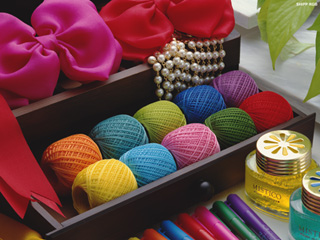
#> input picture 實作小品/opencv-view/data/s.jpg, 320 x 240 px
$ python '位元邏輯值影像處理.py'
#> lines starting #> are read from the running program, lines starting #| are printed output that depends on the picture
import numpy as np
import cv2
import matplotlib.pyplot as plt

img1 = cv2.imread('data/s.jpg', 0)
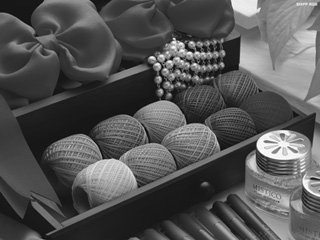
#> img1: shape (240, 320); min 0, max 255, mean 83.7
height, width = img1.shape
#> height = 240; width = 320

# 建立與img1大小相同的黑白二值遮罩
img2 = np.zeros((height, width), np.uint8)
img2[100:200, 100:300] =255 # 局部填入白色
img3 = np.hstack((img1, img2)) # 兩圖並排
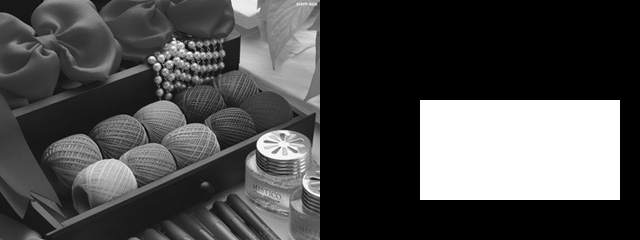
#> img3: shape (240, 640); min 0, max 255, mean 75.1
plt.imshow(img3, cmap = 'gray'), plt.title('img1/img2')
plt.xticks([]), plt.yticks([])
plt.show()

# 邏輯運算
img4 = cv2.bitwise_and(img1, img2) # AND
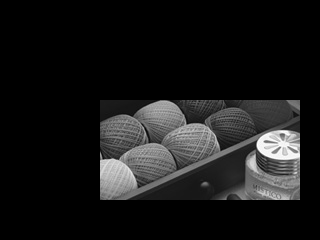
#> img4: shape (240, 320); min 0, max 255, mean 24.5
img5 = cv2.bitwise_or(img1, img2) # OR
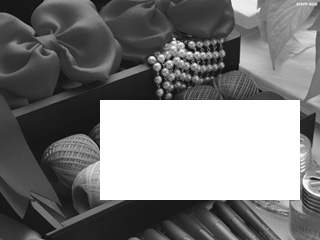
#> img5: shape (240, 320); min 0, max 255, mean 125.6
img6 = cv2.bitwise_not(img1) # NOT
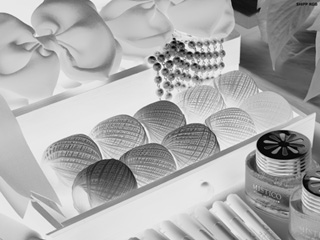
#> img6: shape (240, 320); min 0, max 255, mean 171.3
img7 = np.hstack((img4, img5, img6)) # 三圖並排
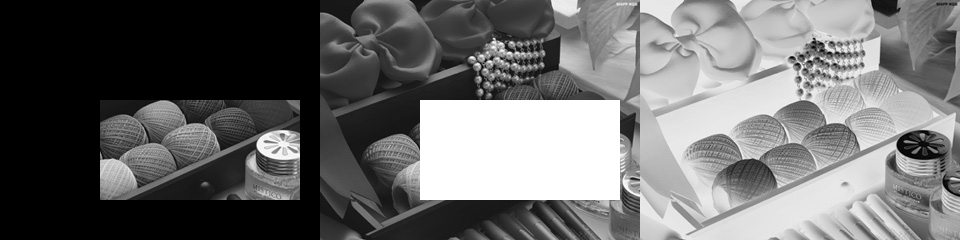
#> img7: shape (240, 960); min 0, max 255, mean 107.1
plt.imshow(img7, cmap = 'gray'), plt.title('AND/OR/NOT (gray)')
plt.xticks([]), plt.yticks([])
plt.show()

$ run again, with 實作小品/opencv-view/data/1.jpg copied over 實作小品/opencv-view/data/s.jpg
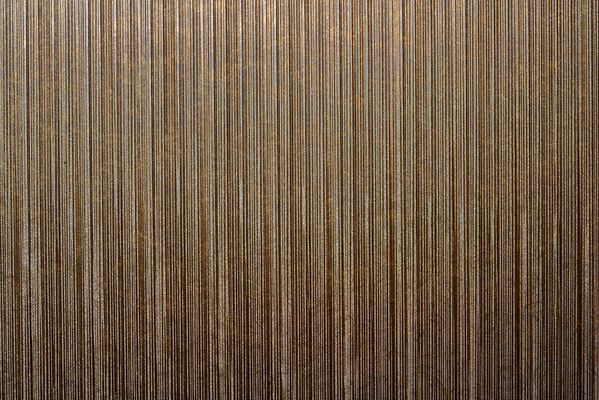
#> input picture 實作小品/opencv-view/data/1.jpg, 599 x 400 px
#> `img6 = cv2.bitwise_not(img1)`:
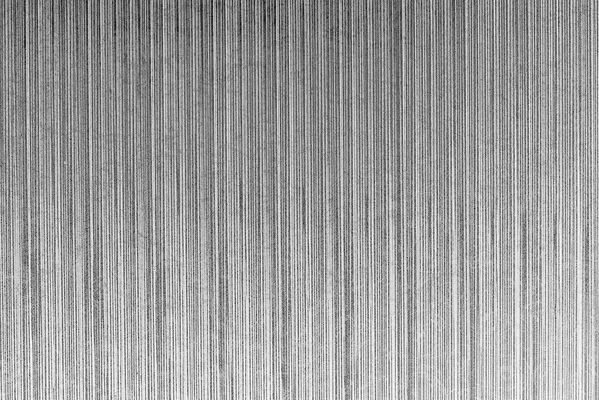
#> img6: shape (400, 599); min 8, max 255, mean 157.2
#> `img7 = np.hstack((img4, img5, img6))`:
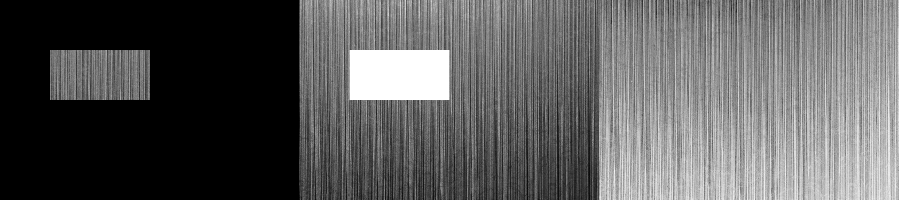
#> img7: shape (400, 1797) (shown at 1/2 size); min 0, max 255, mean 92.1

$ run again, with 實作小品/opencv-view/data/2.jpg copied over 實作小品/opencv-view/data/s.jpg
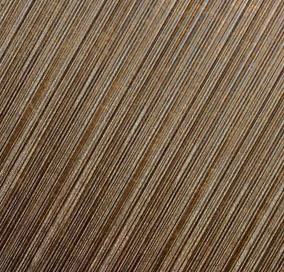
#> input picture 實作小品/opencv-view/data/2.jpg, 284 x 272 px
#> `img6 = cv2.bitwise_not(img1)`:
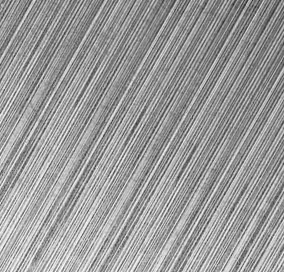
#> img6: shape (272, 284); min 40, max 255, mean 153.8
#> `img7 = np.hstack((img4, img5, img6))`:
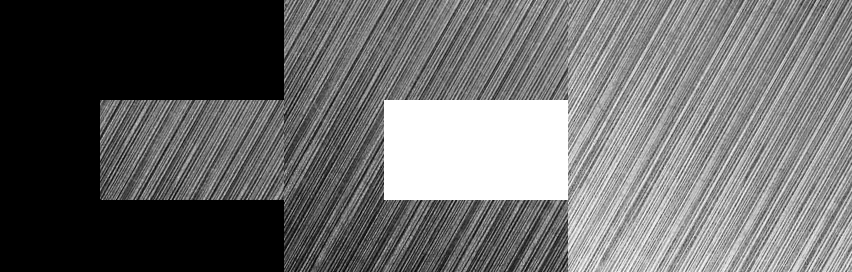
#> img7: shape (272, 852); min 0, max 255, mean 105.2

$ run again, with 實作小品/opencv-view/data/3.jpg copied over 實作小品/opencv-view/data/s.jpg
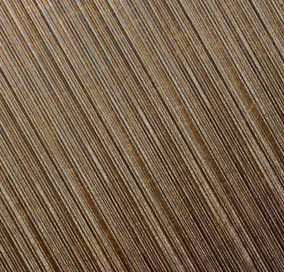
#> input picture 實作小品/opencv-view/data/3.jpg, 284 x 272 px
#> `img6 = cv2.bitwise_not(img1)`:
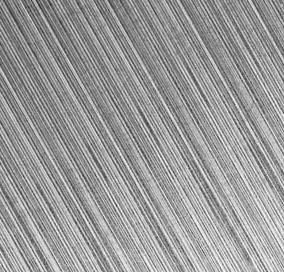
#> img6: shape (272, 284); min 39, max 251, mean 153.8
#> `img7 = np.hstack((img4, img5, img6))`:
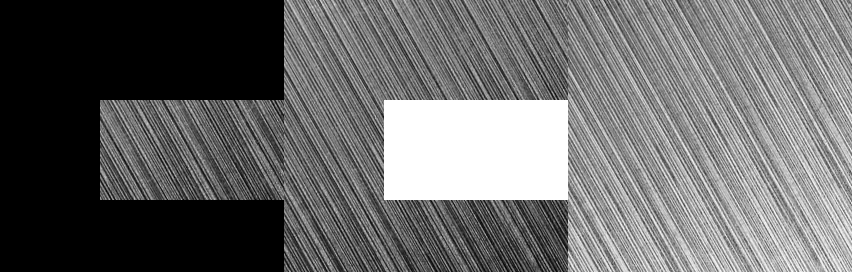
#> img7: shape (272, 852); min 0, max 255, mean 105.2
